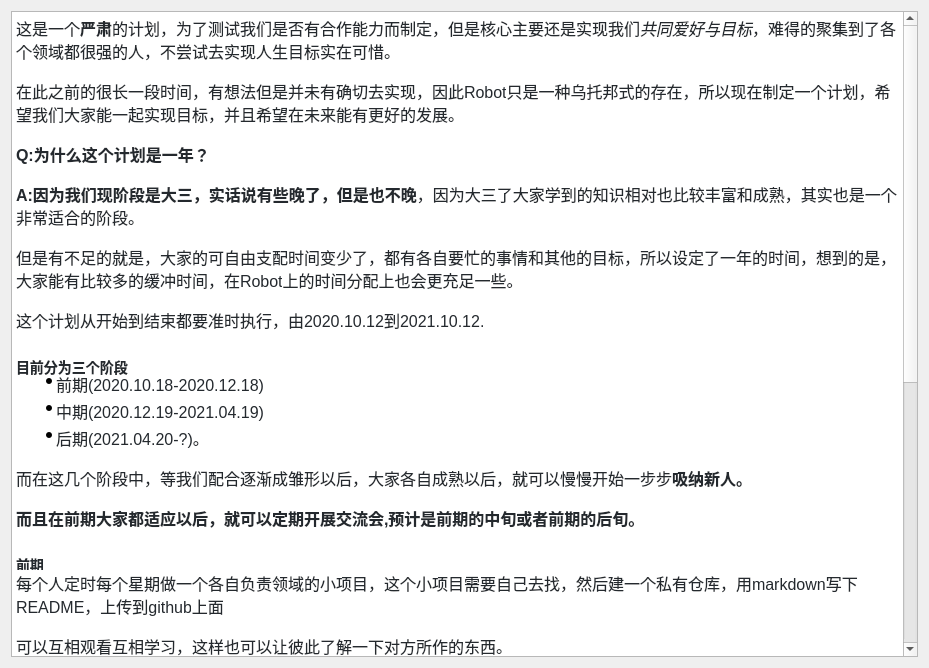
<?xml version="1.0" encoding="UTF-8"?>
<ui version="4.0">
 <class>AboutRobot</class>
 <widget class="QWidget" name="AboutRobot">
  <property name="geometry">
   <rect>
    <x>0</x>
    <y>0</y>
    <width>929</width>
    <height>668</height>
   </rect>
  </property>
  <property name="windowTitle">
   <string>Form</string>
  </property>
  <layout class="QHBoxLayout" name="horizontalLayout">
   <item>
    <widget class="QTextBrowser" name="textBrowser">
     <property name="html">
      <string>&lt;!DOCTYPE HTML PUBLIC &quot;-//W3C//DTD HTML 4.0//EN&quot; &quot;http://www.w3.org/TR/REC-html40/strict.dtd&quot;&gt;
&lt;html&gt;&lt;head&gt;&lt;meta name=&quot;qrichtext&quot; content=&quot;1&quot; /&gt;&lt;style type=&quot;text/css&quot;&gt;
p, li { white-space: pre-wrap; }
&lt;/style&gt;&lt;/head&gt;&lt;body style=&quot; font-family:'SimSun'; font-size:9pt; font-weight:400; font-style:normal;&quot;&gt;
&lt;p style=&quot; margin-top:0px; margin-bottom:16px; margin-left:0px; margin-right:0px; -qt-block-indent:0; text-indent:0px; background-color:#ffffff;&quot;&gt;&lt;span style=&quot; font-family:'-apple-system,BlinkMacSystemFont,Segoe UI,Helvetica,Arial,sans-serif,Apple Color Emoji,Segoe UI Emoji'; font-size:16px; color:#24292e; background-color:#ffffff;&quot;&gt;这是一个&lt;/span&gt;&lt;span style=&quot; font-family:'-apple-system,BlinkMacSystemFont,Segoe UI,Helvetica,Arial,sans-serif,Apple Color Emoji,Segoe UI Emoji'; font-size:16px; font-weight:600; color:#24292e;&quot;&gt;严肃&lt;/span&gt;&lt;span style=&quot; font-family:'-apple-system,BlinkMacSystemFont,Segoe UI,Helvetica,Arial,sans-serif,Apple Color Emoji,Segoe UI Emoji'; font-size:16px; color:#24292e;&quot;&gt;的计划，为了测试我们是否有合作能力而制定，但是核心主要还是实现我们&lt;/span&gt;&lt;span style=&quot; font-family:'-apple-system,BlinkMacSystemFont,Segoe UI,Helvetica,Arial,sans-serif,Apple Color Emoji,Segoe UI Emoji'; font-size:16px; font-style:italic; color:#24292e;&quot;&gt;共同爱好与目标&lt;/span&gt;&lt;span style=&quot; font-family:'-apple-system,BlinkMacSystemFont,Segoe UI,Helvetica,Arial,sans-serif,Apple Color Emoji,Segoe UI Emoji'; font-size:16px; color:#24292e;&quot;&gt;，难得的聚集到了各个领域都很强的人，不尝试去实现人生目标实在可惜。&lt;/span&gt;&lt;/p&gt;
&lt;p style=&quot; margin-top:0px; margin-bottom:16px; margin-left:0px; margin-right:0px; -qt-block-indent:0; text-indent:0px; background-color:#ffffff;&quot;&gt;&lt;span style=&quot; font-family:'-apple-system,BlinkMacSystemFont,Segoe UI,Helvetica,Arial,sans-serif,Apple Color Emoji,Segoe UI Emoji'; font-size:16px; color:#24292e; background-color:#ffffff;&quot;&gt;在此之前的很长一段时间，有想法但是并未有确切去实现，因此Robot只是一种乌托邦式的存在，所以现在制定一个计划，希望我们大家能一起实现目标，并且希望在未来能有更好的发展。&lt;/span&gt;&lt;/p&gt;
&lt;p style=&quot; margin-top:0px; margin-bottom:16px; margin-left:0px; margin-right:0px; -qt-block-indent:0; text-indent:0px; background-color:#ffffff;&quot;&gt;&lt;span style=&quot; font-family:'-apple-system,BlinkMacSystemFont,Segoe UI,Helvetica,Arial,sans-serif,Apple Color Emoji,Segoe UI Emoji'; font-size:16px; font-weight:600; color:#24292e;&quot;&gt;Q:为什么这个计划是一年？&lt;/span&gt;&lt;/p&gt;
&lt;p style=&quot; margin-top:0px; margin-bottom:16px; margin-left:0px; margin-right:0px; -qt-block-indent:0; text-indent:0px; background-color:#ffffff;&quot;&gt;&lt;span style=&quot; font-family:'-apple-system,BlinkMacSystemFont,Segoe UI,Helvetica,Arial,sans-serif,Apple Color Emoji,Segoe UI Emoji'; font-size:16px; font-weight:600; color:#24292e;&quot;&gt;A:因为我们现阶段是大三，实话说有些晚了，但是也不晚&lt;/span&gt;&lt;span style=&quot; font-family:'-apple-system,BlinkMacSystemFont,Segoe UI,Helvetica,Arial,sans-serif,Apple Color Emoji,Segoe UI Emoji'; font-size:16px; color:#24292e;&quot;&gt;，因为大三了大家学到的知识相对也比较丰富和成熟，其实也是一个非常适合的阶段。&lt;/span&gt;&lt;/p&gt;
&lt;p style=&quot; margin-top:0px; margin-bottom:16px; margin-left:0px; margin-right:0px; -qt-block-indent:0; text-indent:0px; background-color:#ffffff;&quot;&gt;&lt;span style=&quot; font-family:'-apple-system,BlinkMacSystemFont,Segoe UI,Helvetica,Arial,sans-serif,Apple Color Emoji,Segoe UI Emoji'; font-size:16px; color:#24292e; background-color:#ffffff;&quot;&gt;但是有不足的就是，大家的可自由支配时间变少了，都有各自要忙的事情和其他的目标，所以设定了一年的时间，想到的是，大家能有比较多的缓冲时间，在Robot上的时间分配上也会更充足一些。&lt;/span&gt;&lt;/p&gt;
&lt;p style=&quot; margin-top:0px; margin-bottom:16px; margin-left:0px; margin-right:0px; -qt-block-indent:0; text-indent:0px; background-color:#ffffff;&quot;&gt;&lt;span style=&quot; font-family:'-apple-system,BlinkMacSystemFont,Segoe UI,Helvetica,Arial,sans-serif,Apple Color Emoji,Segoe UI Emoji'; font-size:16px; color:#24292e; background-color:#ffffff;&quot;&gt;这个计划从开始到结束都要准时执行，由2020.10.12到2021.10.12.&lt;/span&gt;&lt;/p&gt;
&lt;p style=&quot; margin-top:24px; margin-bottom:16px; margin-left:0px; margin-right:0px; -qt-block-indent:0; text-indent:0px; line-height:1.25%; background-color:#ffffff;&quot;&gt;&lt;a name=&quot;user-content-目前分为三个阶段&quot;&gt;&lt;/a&gt;&lt;span style=&quot; font-family:'-apple-system,BlinkMacSystemFont,Segoe UI,Helvetica,Arial,sans-serif,Apple Color Emoji,Segoe UI Emoji'; font-size:large; font-weight:600; color:#24292e;&quot;&gt;目&lt;/span&gt;&lt;span style=&quot; font-family:'-apple-system,BlinkMacSystemFont,Segoe UI,Helvetica,Arial,sans-serif,Apple Color Emoji,Segoe UI Emoji'; font-size:large; font-weight:600; color:#24292e;&quot;&gt;前分为三个阶段&lt;/span&gt;&lt;/p&gt;
&lt;ul style=&quot;margin-top: 0px; margin-bottom: 0px; margin-left: 0px; margin-right: 0px; -qt-list-indent: 1;&quot;&gt;&lt;li style=&quot; font-family:'-apple-system,BlinkMacSystemFont,Segoe UI,Helvetica,Arial,sans-serif,Apple Color Emoji,Segoe UI Emoji'; font-size:16px; color:#24292e;&quot; style=&quot; margin-top:0px; margin-bottom:0px; margin-left:0px; margin-right:0px; -qt-block-indent:0; text-indent:0px;&quot;&gt;&lt;span style=&quot; font-size:16px;&quot;&gt;前期(2020.10.18-2020.12.18)&lt;/span&gt;&lt;/li&gt;
&lt;li style=&quot; font-family:'-apple-system,BlinkMacSystemFont,Segoe UI,Helvetica,Arial,sans-serif,Apple Color Emoji,Segoe UI Emoji'; font-size:16px; color:#24292e;&quot; style=&quot; margin-top:3px; margin-bottom:0px; margin-left:0px; margin-right:0px; -qt-block-indent:0; text-indent:0px;&quot;&gt;&lt;span style=&quot; font-size:16px;&quot;&gt;中期(2020.12.19-2021.04.19)&lt;/span&gt;&lt;/li&gt;
&lt;li style=&quot; font-family:'-apple-system,BlinkMacSystemFont,Segoe UI,Helvetica,Arial,sans-serif,Apple Color Emoji,Segoe UI Emoji'; font-size:16px; color:#24292e;&quot; style=&quot; margin-top:3px; margin-bottom:16px; margin-left:0px; margin-right:0px; -qt-block-indent:0; text-indent:0px;&quot;&gt;&lt;span style=&quot; font-size:16px;&quot;&gt;后期(2021.04.20-?)。&lt;/span&gt;&lt;/li&gt;&lt;/ul&gt;
&lt;p style=&quot; margin-top:0px; margin-bottom:16px; margin-left:0px; margin-right:0px; -qt-block-indent:0; text-indent:0px; background-color:#ffffff;&quot;&gt;&lt;span style=&quot; font-family:'-apple-system,BlinkMacSystemFont,Segoe UI,Helvetica,Arial,sans-serif,Apple Color Emoji,Segoe UI Emoji'; font-size:16px; color:#24292e; background-color:#ffffff;&quot;&gt;而在这几个阶段中，等我们配合逐渐成雏形以后，大家各自成熟以后，就可以慢慢开始一步步&lt;/span&gt;&lt;span style=&quot; font-family:'-apple-system,BlinkMacSystemFont,Segoe UI,Helvetica,Arial,sans-serif,Apple Color Emoji,Segoe UI Emoji'; font-size:16px; font-weight:600; color:#24292e;&quot;&gt;吸纳新人。&lt;/span&gt;&lt;/p&gt;
&lt;p style=&quot; margin-top:0px; margin-bottom:16px; margin-left:0px; margin-right:0px; -qt-block-indent:0; text-indent:0px; background-color:#ffffff;&quot;&gt;&lt;span style=&quot; font-family:'-apple-system,BlinkMacSystemFont,Segoe UI,Helvetica,Arial,sans-serif,Apple Color Emoji,Segoe UI Emoji'; font-size:16px; font-weight:600; color:#24292e;&quot;&gt;而且在前期大家都适应以后，就可以定期开展交流会,预计是前期的中旬或者前期的后旬。&lt;/span&gt;&lt;/p&gt;
&lt;p style=&quot; margin-top:24px; margin-bottom:16px; margin-left:0px; margin-right:0px; -qt-block-indent:0; text-indent:0px; line-height:1.25%; background-color:#ffffff;&quot;&gt;&lt;a name=&quot;user-content-前期&quot;&gt;&lt;/a&gt;&lt;span style=&quot; font-family:'-apple-system,BlinkMacSystemFont,Segoe UI,Helvetica,Arial,sans-serif,Apple Color Emoji,Segoe UI Emoji'; font-size:large; font-weight:600; color:#24292e;&quot;&gt;前&lt;/span&gt;&lt;span style=&quot; font-family:'-apple-system,BlinkMacSystemFont,Segoe UI,Helvetica,Arial,sans-serif,Apple Color Emoji,Segoe UI Emoji'; font-size:large; font-weight:600; color:#24292e;&quot;&gt;期&lt;/span&gt;&lt;/p&gt;
&lt;p style=&quot; margin-top:0px; margin-bottom:16px; margin-left:0px; margin-right:0px; -qt-block-indent:0; text-indent:0px; background-color:#ffffff;&quot;&gt;&lt;span style=&quot; font-family:'-apple-system,BlinkMacSystemFont,Segoe UI,Helvetica,Arial,sans-serif,Apple Color Emoji,Segoe UI Emoji'; font-size:16px; color:#24292e; background-color:#ffffff;&quot;&gt;每个人定时每个星期做一个各自负责领域的小项目，这个小项目需要自己去找，然后建一个私有仓库，用markdown写下README，上传到github上面&lt;/span&gt;&lt;/p&gt;
&lt;p style=&quot; margin-top:0px; margin-bottom:16px; margin-left:0px; margin-right:0px; -qt-block-indent:0; text-indent:0px; background-color:#ffffff;&quot;&gt;&lt;span style=&quot; font-family:'-apple-system,BlinkMacSystemFont,Segoe UI,Helvetica,Arial,sans-serif,Apple Color Emoji,Segoe UI Emoji'; font-size:16px; color:#24292e; background-color:#ffffff;&quot;&gt;可以互相观看互相学习，这样也可以让彼此了解一下对方所作的东西。&lt;/span&gt;&lt;/p&gt;
&lt;p style=&quot; margin-top:0px; margin-bottom:16px; margin-left:0px; margin-right:0px; -qt-block-indent:0; text-indent:0px; background-color:#ffffff;&quot;&gt;&lt;span style=&quot; font-family:'-apple-system,BlinkMacSystemFont,Segoe UI,Helvetica,Arial,sans-serif,Apple Color Emoji,Segoe UI Emoji'; font-size:16px; color:#24292e; background-color:#ffffff;&quot;&gt;可以组队合作完成,过完这个阶段就要初步确定自己的定位！在一个项目中的定位！知道做出一个产品所需要确定的定位。&lt;/span&gt;&lt;/p&gt;
&lt;p style=&quot; margin-top:24px; margin-bottom:16px; margin-left:0px; margin-right:0px; -qt-block-indent:0; text-indent:0px; line-height:1.25%; background-color:#ffffff;&quot;&gt;&lt;a name=&quot;user-content-中期&quot;&gt;&lt;/a&gt;&lt;span style=&quot; font-family:'-apple-system,BlinkMacSystemFont,Segoe UI,Helvetica,Arial,sans-serif,Apple Color Emoji,Segoe UI Emoji'; font-size:large; font-weight:600; color:#24292e;&quot;&gt;中&lt;/span&gt;&lt;span style=&quot; font-family:'-apple-system,BlinkMacSystemFont,Segoe UI,Helvetica,Arial,sans-serif,Apple Color Emoji,Segoe UI Emoji'; font-size:large; font-weight:600; color:#24292e;&quot;&gt;期&lt;/span&gt;&lt;/p&gt;
&lt;p style=&quot; margin-top:0px; margin-bottom:16px; margin-left:0px; margin-right:0px; -qt-block-indent:0; text-indent:0px; background-color:#ffffff;&quot;&gt;&lt;span style=&quot; font-family:'-apple-system,BlinkMacSystemFont,Segoe UI,Helvetica,Arial,sans-serif,Apple Color Emoji,Segoe UI Emoji'; font-size:16px; color:#24292e; background-color:#ffffff;&quot;&gt;这个阶段，我们会寻找一些开源的中型项目来练手，从最简单的入手，再循循渐进，慢慢加大难度，直到这期间磨练出我们合作的能力。在这个时候可以建立公共仓库，可以自行组队，做团队型项目。&lt;/span&gt;&lt;/p&gt;
&lt;p style=&quot; margin-top:24px; margin-bottom:16px; margin-left:0px; margin-right:0px; -qt-block-indent:0; text-indent:0px; line-height:1.25%; background-color:#ffffff;&quot;&gt;&lt;a name=&quot;user-content-后期&quot;&gt;&lt;/a&gt;&lt;span style=&quot; font-family:'-apple-system,BlinkMacSystemFont,Segoe UI,Helvetica,Arial,sans-serif,Apple Color Emoji,Segoe UI Emoji'; font-size:large; font-weight:600; color:#24292e;&quot;&gt;后&lt;/span&gt;&lt;span style=&quot; font-family:'-apple-system,BlinkMacSystemFont,Segoe UI,Helvetica,Arial,sans-serif,Apple Color Emoji,Segoe UI Emoji'; font-size:large; font-weight:600; color:#24292e;&quot;&gt;期&lt;/span&gt;&lt;/p&gt;
&lt;p style=&quot; margin-top:0px; margin-bottom:16px; margin-left:0px; margin-right:0px; -qt-block-indent:0; text-indent:0px; background-color:#ffffff;&quot;&gt;&lt;span style=&quot; font-family:'-apple-system,BlinkMacSystemFont,Segoe UI,Helvetica,Arial,sans-serif,Apple Color Emoji,Segoe UI Emoji'; font-size:16px; color:#24292e; background-color:#ffffff;&quot;&gt;这个阶段，我们就开始着手做Robot，这个是最核心和统一的目标，因为做Robot需要钱，所以这个阶段也会去找外包的项目等一些能赚钱的项目来做，赚到的钱作为我们的资金。&lt;/span&gt;&lt;/p&gt;
&lt;p style=&quot; margin-top:24px; margin-bottom:16px; margin-left:0px; margin-right:0px; -qt-block-indent:0; text-indent:0px; line-height:1.25%; background-color:#ffffff;&quot;&gt;&lt;a name=&quot;user-content-最后&quot;&gt;&lt;/a&gt;&lt;span style=&quot; font-family:'-apple-system,BlinkMacSystemFont,Segoe UI,Helvetica,Arial,sans-serif,Apple Color Emoji,Segoe UI Emoji'; font-size:large; font-weight:600; color:#24292e;&quot;&gt;最&lt;/span&gt;&lt;span style=&quot; font-family:'-apple-system,BlinkMacSystemFont,Segoe UI,Helvetica,Arial,sans-serif,Apple Color Emoji,Segoe UI Emoji'; font-size:large; font-weight:600; color:#24292e;&quot;&gt;后&lt;/span&gt;&lt;/p&gt;
&lt;p style=&quot; margin-top:0px; margin-bottom:16px; margin-left:0px; margin-right:0px; -qt-block-indent:0; text-indent:0px; background-color:#ffffff;&quot;&gt;&lt;span style=&quot; font-family:'-apple-system,BlinkMacSystemFont,Segoe UI,Helvetica,Arial,sans-serif,Apple Color Emoji,Segoe UI Emoji'; font-size:16px; color:#24292e; background-color:#ffffff;&quot;&gt;实话实说，这个计划&lt;/span&gt;&lt;span style=&quot; font-family:'-apple-system,BlinkMacSystemFont,Segoe UI,Helvetica,Arial,sans-serif,Apple Color Emoji,Segoe UI Emoji'; font-size:16px; font-weight:600; color:#24292e;&quot;&gt;不单单是为了梦想&lt;/span&gt;&lt;span style=&quot; font-family:'-apple-system,BlinkMacSystemFont,Segoe UI,Helvetica,Arial,sans-serif,Apple Color Emoji,Segoe UI Emoji'; font-size:16px; color:#24292e;&quot;&gt;，但是是由梦想起步的，等到我们有一定的能力，我们可以将这个小团体作为以后的发展，在期间，我们会收集一些比赛和项目来参加。&lt;/span&gt;&lt;/p&gt;
&lt;p style=&quot; margin-top:0px; margin-bottom:16px; margin-left:0px; margin-right:0px; -qt-block-indent:0; text-indent:0px; background-color:#ffffff;&quot;&gt;&lt;span style=&quot; font-family:'-apple-system,BlinkMacSystemFont,Segoe UI,Helvetica,Arial,sans-serif,Apple Color Emoji,Segoe UI Emoji'; font-size:16px; color:#24292e; background-color:#ffffff;&quot;&gt;一方面，锻炼我们的合作能力和项目经验，一方面我们可以丰富我们的简历，而且也可以赚到一小部分资金，作为我们的发展，其中发展资金我们可以拿来购买教程，购买开发板。&lt;/span&gt;&lt;/p&gt;
&lt;p style=&quot; margin-top:0px; margin-bottom:16px; margin-left:0px; margin-right:0px; -qt-block-indent:0; text-indent:0px; background-color:#ffffff;&quot;&gt;&lt;span style=&quot; font-family:'-apple-system,BlinkMacSystemFont,Segoe UI,Helvetica,Arial,sans-serif,Apple Color Emoji,Segoe UI Emoji'; font-size:16px; font-weight:600; font-style:italic; color:#24292e;&quot;&gt;希望我们都能保持初心不变，一直朝着相同的目标努力，麻雀虽小但五脏俱全，谁说的定，我们以后也是一个大团体呢，共勉！&lt;/span&gt;&lt;/p&gt;
&lt;p style=&quot; margin-top:0px; margin-bottom:16px; margin-left:0px; margin-right:0px; -qt-block-indent:0; text-indent:0px; background-color:#ffffff;&quot;&gt;&lt;span style=&quot; font-family:'-apple-system,BlinkMacSystemFont,Segoe UI,Helvetica,Arial,sans-serif,Apple Color Emoji,Segoe UI Emoji'; font-size:16px; color:#24292e; background-color:#ffffff;&quot;&gt;—— ifdcn&lt;/span&gt;&lt;/p&gt;&lt;/body&gt;&lt;/html&gt;</string>
     </property>
    </widget>
   </item>
  </layout>
 </widget>
 <resources/>
 <connections/>
</ui>
